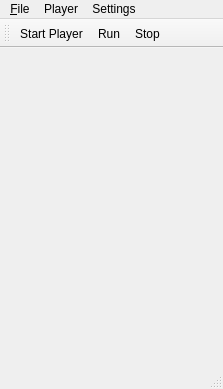
<?xml version="1.0" encoding="UTF-8"?>
<ui version="4.0">
 <class>MainWindow</class>
 <widget class="QMainWindow" name="MainWindow">
  <property name="geometry">
   <rect>
    <x>0</x>
    <y>0</y>
    <width>223</width>
    <height>389</height>
   </rect>
  </property>
  <property name="windowTitle">
   <string>MainWindow</string>
  </property>
  <widget class="QWidget" name="centralWidget"/>
  <widget class="QMenuBar" name="menuBar">
   <property name="geometry">
    <rect>
     <x>0</x>
     <y>0</y>
     <width>223</width>
     <height>20</height>
    </rect>
   </property>
   <widget class="QMenu" name="menu_File">
    <property name="title">
     <string>&amp;File</string>
    </property>
    <widget class="QMenu" name="menuRecent_Projects">
     <property name="title">
      <string>Recent Projects</string>
     </property>
     <addaction name="actionProject1"/>
     <addaction name="actionProject2"/>
     <addaction name="actionProject3"/>
     <addaction name="actionProject4"/>
     <addaction name="actionProject5"/>
    </widget>
    <addaction name="actionNew_Project"/>
    <addaction name="actionOpen_Project"/>
    <addaction name="actionSave_Project"/>
    <addaction name="actionClose_Project"/>
    <addaction name="separator"/>
    <addaction name="menuRecent_Projects"/>
    <addaction name="separator"/>
    <addaction name="actionExport_Project"/>
    <addaction name="separator"/>
    <addaction name="actionExit"/>
   </widget>
   <widget class="QMenu" name="menuSettings">
    <property name="title">
     <string>Player</string>
    </property>
    <addaction name="actionStart_Local_Player"/>
    <addaction name="actionPlayer_Settings"/>
   </widget>
   <widget class="QMenu" name="menuSettings_2">
    <property name="title">
     <string>Settings</string>
    </property>
    <addaction name="actionFile_Associations"/>
   </widget>
   <addaction name="menu_File"/>
   <addaction name="menuSettings"/>
   <addaction name="menuSettings_2"/>
  </widget>
  <widget class="QToolBar" name="mainToolBar">
   <attribute name="toolBarArea">
    <enum>TopToolBarArea</enum>
   </attribute>
   <attribute name="toolBarBreak">
    <bool>false</bool>
   </attribute>
   <addaction name="actionStart_Player"/>
   <addaction name="actionStart"/>
   <addaction name="actionStop"/>
  </widget>
  <widget class="QStatusBar" name="statusBar"/>
  <action name="actionStart">
   <property name="text">
    <string>Run</string>
   </property>
   <property name="toolTip">
    <string>Run</string>
   </property>
   <property name="shortcut">
    <string>Ctrl+R</string>
   </property>
  </action>
  <action name="actionStop">
   <property name="text">
    <string>Stop</string>
   </property>
  </action>
  <action name="actionStart_Player">
   <property name="text">
    <string>Start Player</string>
   </property>
  </action>
  <action name="actionNew_Project">
   <property name="text">
    <string>New Project...</string>
   </property>
  </action>
  <action name="actionOpen_Project">
   <property name="text">
    <string>Open Project...</string>
   </property>
  </action>
  <action name="actionSave_Project">
   <property name="text">
    <string>Save Project</string>
   </property>
   <property name="shortcut">
    <string>Ctrl+S</string>
   </property>
  </action>
  <action name="actionClose_Project">
   <property name="text">
    <string>Close Project</string>
   </property>
  </action>
  <action name="actionProject1">
   <property name="text">
    <string>project1</string>
   </property>
  </action>
  <action name="actionProject2">
   <property name="text">
    <string>project2</string>
   </property>
  </action>
  <action name="actionProject3">
   <property name="text">
    <string>project3</string>
   </property>
  </action>
  <action name="actionProject4">
   <property name="text">
    <string>project4</string>
   </property>
  </action>
  <action name="actionProject5">
   <property name="text">
    <string>project5</string>
   </property>
  </action>
  <action name="actionExport_Project">
   <property name="text">
    <string>Export Project...</string>
   </property>
  </action>
  <action name="actionExit">
   <property name="text">
    <string>E&amp;xit</string>
   </property>
  </action>
  <action name="actionFile_Associations">
   <property name="text">
    <string>File Associations...</string>
   </property>
  </action>
  <action name="actionPlayer_Settings">
   <property name="text">
    <string>Player Settings...</string>
   </property>
  </action>
  <action name="actionStart_Local_Player">
   <property name="text">
    <string>Start Local Player</string>
   </property>
  </action>
 </widget>
 <layoutdefault spacing="6" margin="11"/>
 <resources/>
 <connections/>
</ui>
